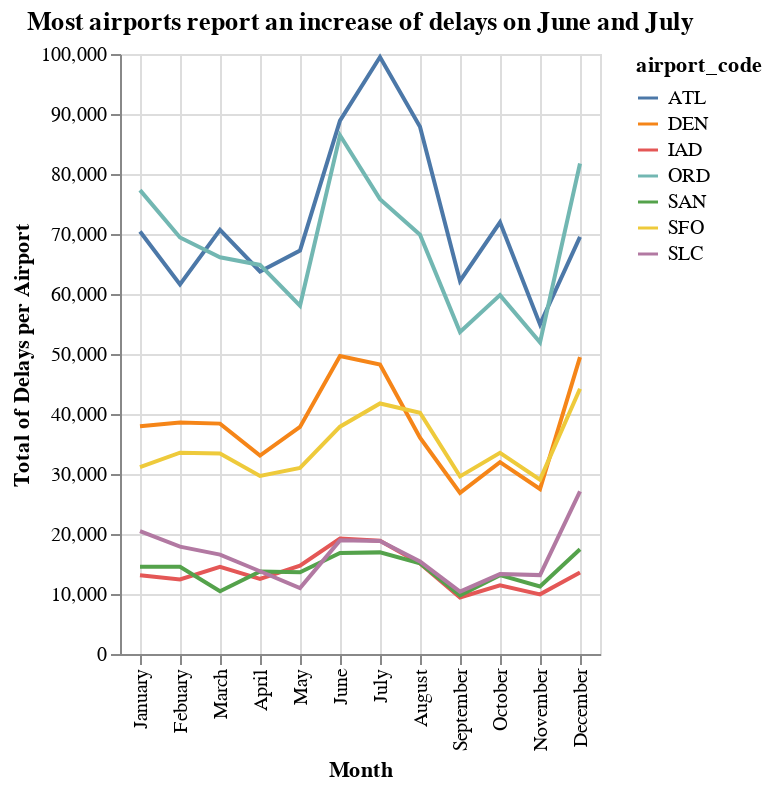

The code cell stored with this chart in its notebook:
### Markdown cell above
## 2. What is the best month to fly if you want to avoid delays of any length?

### Code cell
# Create a new DataFrame without those rows that contains "n/a" under the column 'month'
clear_months = (flights.drop(flights.index[flights["month"] == "n/a"]))

# Create a DataFrame where the rows are grouped by airport_code and month
delays_airport_month = (clear_months.groupby(by=["airport_code", "month"])
        .agg(total_delays_per_month = ("num_of_delays_total",sum))
        .reset_index()
        )

# Create a chart representing how many delays have had each airport for each month
base_chart = (alt.Chart(delays_airport_month)
             .encode(
                x = alt.X("month",
                        title = "Month",
                        sort=["January", "Febuary", "March", "April", "May", "June",
                                    "July", "August", "September", "October", "November", "December"]),
                y = alt.Y("total_delays_per_month",
                        title = "Total of Delays per Airport"),

                color = "airport_code"
            )
            .mark_line()
            .configure_axis(
                    grid=True)
        .properties(title = "Most airports report an increase of delays on June and July"))

base_chart

### Figure 1 — Vega-Lite specification as saved in the notebook (floating-point values rounded to 4 significant figures)
{"config": {"view": {"continuousWidth": 400, "continuousHeight": 300}, "axis": {"grid": true}}, "data": {"name": "data-3af205787c3f46a4ce54847994134756"}, "mark": "line", "encoding": {"color": {"type": "nominal", "field": "airport_code"}, "x": {"type": "nominal", "field": "month", "sort": ["January", "Febuary", "March", "April", "May", "June", "July", "August", "September", "October", "November", "December"], "title": "Month"}, "y": {"type": "quantitative", "field": "total_delays_per_month", "title": "Total of Delays per Airport"}}, "title": "Most airports report an increase of delays on June and July", "$schema": "https://vega.github.io/schema/vega-lite/v4.8.1.json", "datasets": {"data-3af205787c3f46a4ce54847994134756": [{"airport_code": "ATL", "month": "April", "total_delays_per_month": 63753}, {"airport_code": "ATL", "month": "August", "total_delays_per_month": 87883}, {"airport_code": "ATL", "month": "December", "total_delays_per_month": 69510}, {"airport_code": "ATL", "month": "Febuary", "total_delays_per_month": 61603}, {"airport_code": "ATL", "month": "January", "total_delays_per_month": 70418}, {"airport_code": "ATL", "month": "July", "total_delays_per_month": 99494}, {"airport_code": "ATL", "month": "June", "total_delays_per_month": 88885}, {"airport_code": "ATL", "month": "March", "total_delays_per_month": 70690}, {"airport_code": "ATL", "month": "May", "total_delays_per_month": 67245}, {"airport_code": "ATL", "month": "November", "total_delays_per_month": 54938}, {"airport_code": "ATL", "month": "October", "total_delays_per_month": 71946}, {"airport_code": "ATL", "month": "September", "total_delays_per_month": 62181}, {"airport_code": "DEN", "month": "April", "total_delays_per_month": 33070}, {"airport_code": "DEN", "month": "August", "total_delays_per_month": 36059}, {"airport_code": "DEN", "month": "December", "total_delays_per_month": 49491}, {"airport_code": "DEN", "month": "Febuary", "total_delays_per_month": 38577}, {"airport_code": "DEN", "month": "January", "total_delays_per_month": 37941}, {"airport_code": "DEN", "month": "July", "total_delays_per_month": 48251}, {"airport_code": "DEN", "month": "June", "total_delays_per_month": 49648}, {"airport_code": "DEN", "month": "March", "total_delays_per_month": 38397}, {"airport_code": "DEN", "month": "May", "total_delays_per_month": 37835}, {"airport_code": "DEN", "month": "November", "total_delays_per_month": 27496}, {"airport_code": "DEN", "month": "October", "total_delays_per_month": 31978}, {"airport_code": "DEN", "month": "September", "total_delays_per_month": 26860}, {"airport_code": "IAD", "month": "April", "total_delays_per_month": 12529}, {"airport_code": "IAD", "month": "August", "total_delays_per_month": 15107}, {"airport_code": "IAD", "month": "December", "total_delays_per_month": 13588}, {"airport_code": "IAD", "month": "Febuary", "total_delays_per_month": 12427}, {"airport_code": "IAD", "month": "January", "total_delays_per_month": 13140}, {"airport_code": "IAD", "month": "July", "total_delays_per_month": 18880}, {"airport_code": "IAD", "month": "June", "total_delays_per_month": 19234}, {"airport_code": "IAD", "month": "March", "total_delays_per_month": 14509}, {"airport_code": "IAD", "month": "May", "total_delays_per_month": 14711}, {"airport_code": "IAD", "month": "November", "total_delays_per_month": 9937}, {"airport_code": "IAD", "month": "October", "total_delays_per_month": 11444}, {"airport_code": "IAD", "month": "September", "total_delays_per_month": 9430}, {"airport_code": "ORD", "month": "April", "total_delays_per_month": 64838}, {"airport_code": "ORD", "month": "August", "total_delays_per_month": 69889}, {"airport_code": "ORD", "month": "December", "total_delays_per_month": 81759}, {"airport_code": "ORD", "month": "Febuary", "total_delays_per_month": 69424}, {"airport_code": "ORD", "month": "January", "total_delays_per_month": 77315}, {"airport_code": "ORD", "month": "July", "total_delays_per_month": 75806}, {"airport_code": "ORD", "month": "June", "total_delays_per_month": 86452}, {"airport_code": "ORD", "month": "March", "total_delays_per_month": 66113}, {"airport_code": "ORD", "month": "May", "total_delays_per_month": 58058}, {"airport_code": "ORD", "month": "November", "total_delays_per_month": 51948}, {"airport_code": "ORD", "month": "October", "total_delays_per_month": 59814}, {"airport_code": "ORD", "month": "September", "total_delays_per_month": 53657}, {"airport_code": "SAN", "month": "April", "total_delays_per_month": 13743}, {"airport_code": "SAN", "month": "August", "total_delays_per_month": 15119}, {"airport_code": "SAN", "month": "December", "total_delays_per_month": 17471}, {"airport_code": "SAN", "month": "Febuary", "total_delays_per_month": 14553}, {"airport_code": "SAN", "month": "January", "total_delays_per_month": 14553}, {"airport_code": "SAN", "month": "July", "total_delays_per_month": 16937}, {"airport_code": "SAN", "month": "June", "total_delays_per_month": 16848}, {"airport_code": "SAN", "month": "March", "total_delays_per_month": 10458}, {"airport_code": "SAN", "month": "May", "total_delays_per_month": 13637}, {"airport_code": "SAN", "month": "November", "total_delays_per_month": 11247}, {"airport_code": "SAN", "month": "October", "total_delays_per_month": 13137}, {"airport_code": "SAN", "month": "September", "total_delays_per_month": 9780}, {"airport_code": "SFO", "month": "April", "total_delays_per_month": 29686}, {"airport_code": "SFO", "month": "August", "total_delays_per_month": 40205}, {"airport_code": "SFO", "month": "December", "total_delays_per_month": 44219}, {"airport_code": "SFO", "month": "Febuary", "total_delays_per_month": 33558}, {"airport_code": "SFO", "month": "January", "total_delays_per_month": 31157}, {"airport_code": "SFO", "month": "July", "total_delays_per_month": 41753}, {"airport_code": "SFO", "month": "June", "total_delays_per_month": 37886}, {"airport_code": "SFO", "month": "March", "total_delays_per_month": 33414}, {"airport_code": "SFO", "month": "May", "total_delays_per_month": 31024}, {"airport_code": "SFO", "month": "November", "total_delays_per_month": 29054}, {"airport_code": "SFO", "month": "October", "total_delays_per_month": 33527}, {"airport_code": "SFO", "month": "September", "total_delays_per_month": 29607}, {"airport_code": "SLC", "month": "April", "total_delays_per_month": 13789}, {"airport_code": "SLC", "month": "August", "total_delays_per_month": 15437}, {"airport_code": "SLC", "month": "December", "total_delays_per_month": 27095}, {"airport_code": "SLC", "month": "Febuary", "total_delays_per_month": 17891}, {"airport_code": "SLC", "month": "January", "total_delays_per_month": 20477}, {"airport_code": "SLC", "month": "July", "total_delays_per_month": 18839}, {"airport_code": "SLC", "month": "June", "total_delays_per_month": 18942}, {"airport_code": "SLC", "month": "March", "total_delays_per_month": 16561}, {"airport_code": "SLC", "month": "May", "total_delays_per_month": 10984}, {"airport_code": "SLC", "month": "November", "total_delays_per_month": 13148}, {"airport_code": "SLC", "month": "October", "total_delays_per_month": 13320}, {"airport_code": "SLC", "month": "September", "total_delays_per_month": 10390}]}}
